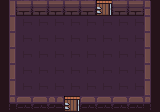

Tiled map render using the project's own tile images. Description and the whole map definition, tile-layer contents included, below:
An orthogonal 10x7 tile map with 16x16 px tiles, 1 tile layer (Calque de Tuiles 1), 1 hidden layer not drawn and 7 objects.

<map version="1.10" tiledversion="1.10.2" orientation="orthogonal" renderorder="right-down" width="10" height="7" tilewidth="16" tileheight="16" infinite="0" nextlayerid="6" nextobjectid="12">
 <editorsettings>
  <export target="test2.tmx" format="tmx" />
 </editorsettings>
 <tileset firstgid="1" source="Dungeon_Tileset.tsx" />
 <layer id="1" name="Calque de Tuiles 1" width="10" height="7">
  <data encoding="csv">
31,2,2,2,2,2,37,2,2,6,
11,23,23,23,23,23,23,23,23,16,
11,23,23,23,23,23,23,23,23,16,
11,23,23,23,23,23,23,23,23,16,
11,23,23,23,23,23,23,23,23,16,
11,23,23,23,23,23,23,23,23,16,
41,42,42,43,37,42,42,42,42,46
</data>
 </layer>
 <layer id="4" name="collision" width="10" height="7" visible="0">
  <data encoding="csv">
87,87,87,87,87,87,0,87,87,87,
87,0,0,0,0,0,0,0,0,87,
87,0,0,0,0,0,0,0,0,87,
87,0,0,0,0,0,0,0,0,87,
87,0,0,0,0,0,0,0,0,87,
87,0,0,0,0,0,0,0,0,87,
87,87,87,87,0,87,87,87,87,87
</data>
 </layer>
 <objectgroup id="5" name="entites">
  <object id="4" x="96.2778" y="-0.489628" width="16.3199" height="15.9935">
   <properties>
    <property name="categorie" value="porte" />
    <property name="versSalle" value="0" />
    <property name="x spawn" value="6" />
    <property name="y spawn" value="6" />
   </properties>
  </object>
  <object id="6" x="95.6563" y="32.7998" width="16.3199" height="15.9935">
   <properties>
    <property name="categorie" value="monstre" />
    <property name="damages" value="1" />
    <property name="health" value="3" />
    <property name="speed" value="0" />
    <property name="type" value="immobile" />
    <property name="x spawn" value="6" />
    <property name="y spawn" value="4" />
   </properties>
  </object>
  <object id="7" x="112.741" y="63.7681" width="16.3199" height="15.9935">
   <properties>
    <property name="categorie" value="piege" />
    <property name="damages" value="1" />
    <property name="x spawn" value="7" />
    <property name="y spawn" value="2" />
   </properties>
  </object>
  <object id="8" x="31.2784" y="79.6081" width="16.3199" height="15.9935">
   <properties>
    <property name="categorie" value="arme" />
    <property name="type" value="lance" />
    <property name="x spawn" value="2" />
    <property name="y spawn" value="1" />
   </properties>
  </object>
  <object id="9" x="31.6016" y="47.2816" width="16.3199" height="15.9935">
   <properties>
    <property name="categorie" value="arme" />
    <property name="type" value="epee" />
    <property name="x spawn" value="2" />
    <property name="y spawn" value="3" />
   </properties>
  </object>
  <object id="10" x="80.4146" y="63.7681" width="16.3199" height="15.9935">
   <properties>
    <property name="categorie" value="arme" />
    <property name="type" value="couteau" />
    <property name="x spawn" value="5" />
    <property name="y spawn" value="2" />
   </properties>
  </object>
  <object id="11" x="63.6049" y="97.0644" width="16.3199" height="15.9935">
   <properties>
    <property name="categorie" value="porte" />
    <property name="versSalle" value="2" />
    <property name="x spawn" value="4" />
    <property name="y spawn" value="0" />
   </properties>
  </object>
 </objectgroup>
</map>
